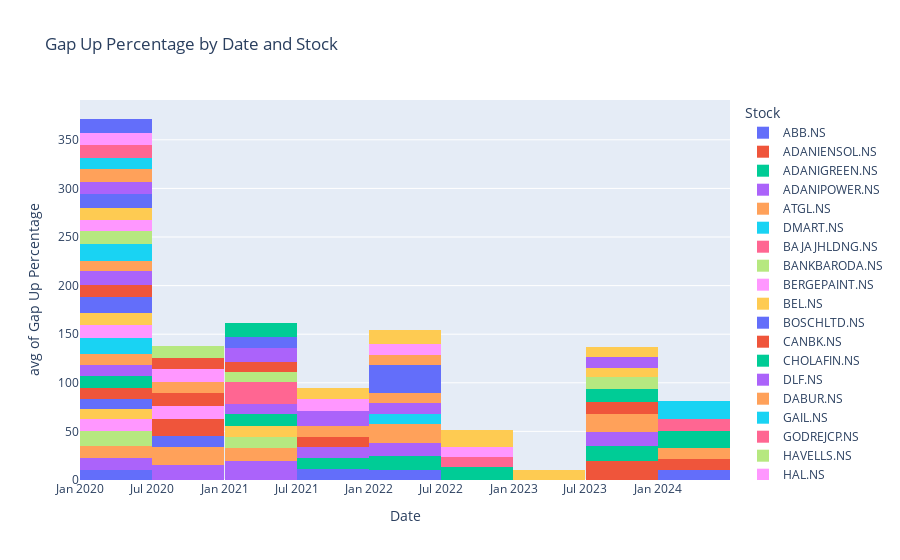

Write notebook code for a chart like this one.
### Code cell
import pandas as pd
import plotly.express as px

# Read the CSV file
data = pd.read_csv('./gap_up_results.csv')

# Convert 'Date of gap up' column to datetime
data['Date of gap up'] = pd.to_datetime(data['Date of gap up'])

# Plot histogram
fig = px.histogram(data, x='Date of gap up', y='Gap up percentage', color='Stock',
                   title='Gap Up Percentage by Date and Stock', 
                   labels={'Date of gap up': 'Date', 'Gap up percentage': 'Gap Up Percentage'},
                   nbins=10, histfunc='avg')

# Show the plot
fig.show()

### Figure 1 — Plotly figure (JSON) as saved in the notebook; plotly's stock layout.template omitted (floating-point values rounded to 4 significant figures)
{"data": [{"alignmentgroup": "True", "bingroup": "x", "histfunc": "avg", "hovertemplate": "Stock=ABB.NS<br>Date=%{x}<br>avg of Gap Up Percentage=%{y}<extra></extra>", "legendgroup": "ABB.NS", "marker": {"color": "#636efa", "pattern": {"shape": ""}}, "name": "ABB.NS", "nbinsx": 10, "offsetgroup": "ABB.NS", "orientation": "v", "showlegend": true, "type": "histogram", "x": ["2020-06-01T00:00:00", "2022-05-05T00:00:00", "2024-02-21T00:00:00"], "xaxis": "x", "y": [10.37, 10.26, 10.17], "yaxis": "y"}, {"alignmentgroup": "True", "bingroup": "x", "histfunc": "avg", "hovertemplate": "Stock=ADANIENSOL.NS<br>Date=%{x}<br>avg of Gap Up Percentage=%{y}<extra></extra>", "legendgroup": "ADANIENSOL.NS", "marker": {"color": "#EF553B", "pattern": {"shape": ""}}, "name": "ADANIENSOL.NS", "nbinsx": 10, "offsetgroup": "ADANIENSOL.NS", "orientation": "v", "showlegend": true, "type": "histogram", "x": ["2023-11-28T00:00:00", "2023-12-05T00:00:00", "2024-01-03T00:00:00", "2024-03-14T00:00:00"], "xaxis": "x", "y": [18.65, 20.0, 11.37, 11.25], "yaxis": "y"}, {"alignmentgroup": "True", "bingroup": "x", "histfunc": "avg", "hovertemplate": "Stock=ADANIGREEN.NS<br>Date=%{x}<br>avg of Gap Up Percentage=%{y}<extra></extra>", "legendgroup": "ADANIGREEN.NS", "marker": {"color": "#00cc96", "pattern": {"shape": ""}}, "name": "ADANIGREEN.NS", "nbinsx": 10, "offsetgroup": "ADANIGREEN.NS", "orientation": "v", "showlegend": true, "type": "histogram", "x": ["2022-04-11T00:00:00", "2022-07-11T00:00:00", "2022-09-30T00:00:00", "2023-11-28T00:00:00", "2023-12-05T00:00:00", "2023-12-06T00:00:00"], "xaxis": "x", "y": [14.79, 14.91, 12.81, 12.25, 20, 15.94], "yaxis": "y"}, {"alignmentgroup": "True", "bingroup": "x", "histfunc": "avg", "hovertemplate": "Stock=ADANIPOWER.NS<br>Date=%{x}<br>avg of Gap Up Percentage=%{y}<extra></extra>", "legendgroup": "ADANIPOWER.NS", "marker": {"color": "#ab63fa", "pattern": {"shape": ""}}, "name": "ADANIPOWER.NS", "nbinsx": 10, "offsetgroup": "ADANIPOWER.NS", "orientation": "v", "showlegend": true, "type": "histogram", "x": ["2020-04-20T00:00:00", "2020-05-19T00:00:00", "2020-05-26T00:00:00", "2020-12-03T00:00:00", "2020-12-04T00:00:00", "2021-06-07T00:00:00", "2021-06-08T00:00:00", "2022-02-10T00:00:00", "2022-02-25T00:00:00", "2022-03-29T00:00:00", "2023-11-28T00:00:00", "2023-12-05T00:00:00"], "xaxis": "x", "y": [12.46, 14.24, 11.21, 19.93, 10.06, 20.0, 19.58, 14.08, 11.61, 13.99, 12.34, 15.81], "yaxis": "y"}, {"alignmentgroup": "True", "bingroup": "x", "histfunc": "avg", "hovertemplate": "Stock=ATGL.NS<br>Date=%{x}<br>avg of Gap Up Percentage=%{y}<extra></extra>", "legendgroup": "ATGL.NS", "marker": {"color": "#FFA15A", "pattern": {"shape": ""}}, "name": "ATGL.NS", "nbinsx": 10, "offsetgroup": "ATGL.NS", "orientation": "v", "showlegend": true, "type": "histogram", "x": ["2020-02-20T00:00:00", "2020-11-17T00:00:00", "2020-11-18T00:00:00", "2021-02-15T00:00:00", "2021-02-16T00:00:00", "2021-03-03T00:00:00", "2021-03-22T00:00:00", "2021-04-01T00:00:00", "2022-06-21T00:00:00", "2023-11-28T00:00:00", "2023-11-29T00:00:00", "2023-12-05T00:00:00", "2023-12-06T00:00:00", "2024-03-14T00:00:00"], "xaxis": "x", "y": [12.47, 19.45, 18.06, 11.61, 16.41, 15.4, 10.81, 10.34, 19.79, 19.97, 13.71, 19.88, 19.99, 11.49], "yaxis": "y"}, {"alignmentgroup": "True", "bingroup": "x", "histfunc": "avg", "hovertemplate": "Stock=DMART.NS<br>Date=%{x}<br>avg of Gap Up Percentage=%{y}<extra></extra>", "legendgroup": "DMART.NS", "marker": {"color": "#19d3f3", "pattern": {"shape": ""}}, "name": "DMART.NS", "nbinsx": 10, "offsetgroup": "DMART.NS", "orientation": "v", "showlegend": true, "type": "histogram", "x": ["2022-05-16T00:00:00"], "xaxis": "x", "y": [10.23], "yaxis": "y"}, {"alignmentgroup": "True", "bingroup": "x", "histfunc": "avg", "hovertemplate": "Stock=BAJAJHLDNG.NS<br>Date=%{x}<br>avg of Gap Up Percentage=%{y}<extra></extra>", "legendgroup": "BAJAJHLDNG.NS", "marker": {"color": "#FF6692", "pattern": {"shape": ""}}, "name": "BAJAJHLDNG.NS", "nbinsx": 10, "offsetgroup": "BAJAJHLDNG.NS", "orientation": "v", "showlegend": true, "type": "histogram", "x": ["2022-09-08T00:00:00"], "xaxis": "x", "y": [10.32], "yaxis": "y"}, {"alignmentgroup": "True", "bingroup": "x", "histfunc": "avg", "hovertemplate": "Stock=BANKBARODA.NS<br>Date=%{x}<br>avg of Gap Up Percentage=%{y}<extra></extra>", "legendgroup": "BANKBARODA.NS", "marker": {"color": "#B6E880", "pattern": {"shape": ""}}, "name": "BANKBARODA.NS", "nbinsx": 10, "offsetgroup": "BANKBARODA.NS", "orientation": "v", "showlegend": true, "type": "histogram", "x": ["2020-03-13T00:00:00", "2021-01-12T00:00:00", "2021-02-18T00:00:00"], "xaxis": "x", "y": [15.36, 10.12, 13.6], "yaxis": "y"}, {"alignmentgroup": "True", "bingroup": "x", "histfunc": "avg", "hovertemplate": "Stock=BERGEPAINT.NS<br>Date=%{x}<br>avg of Gap Up Percentage=%{y}<extra></extra>", "legendgroup": "BERGEPAINT.NS", "marker": {"color": "#FF97FF", "pattern": {"shape": ""}}, "name": "BERGEPAINT.NS", "nbinsx": 10, "offsetgroup": "BERGEPAINT.NS", "orientation": "v", "showlegend": true, "type": "histogram", "x": ["2020-03-20T00:00:00"], "xaxis": "x", "y": [11.53], "yaxis": "y"}, {"alignmentgroup": "True", "bingroup": "x", "histfunc": "avg", "hovertemplate": "Stock=BEL.NS<br>Date=%{x}<br>avg of Gap Up Percentage=%{y}<extra></extra>", "legendgroup": "BEL.NS", "marker": {"color": "#FECB52", "pattern": {"shape": ""}}, "name": "BEL.NS", "nbinsx": 10, "offsetgroup": "BEL.NS", "orientation": "v", "showlegend": true, "type": "histogram", "x": ["2020-03-20T00:00:00", "2021-06-23T00:00:00"], "xaxis": "x", "y": [10.46, 11.29], "yaxis": "y"}, {"alignmentgroup": "True", "bingroup": "x", "histfunc": "avg", "hovertemplate": "Stock=BOSCHLTD.NS<br>Date=%{x}<br>avg of Gap Up Percentage=%{y}<extra></extra>", "legendgroup": "BOSCHLTD.NS", "marker": {"color": "#636efa", "pattern": {"shape": ""}}, "name": "BOSCHLTD.NS", "nbinsx": 10, "offsetgroup": "BOSCHLTD.NS", "orientation": "v", "showlegend": true, "type": "histogram", "x": ["2020-03-25T00:00:00", "2020-07-07T00:00:00", "2021-10-06T00:00:00"], "xaxis": "x", "y": [10.23, 11.99, 11.66], "yaxis": "y"}, {"alignmentgroup": "True", "bingroup": "x", "histfunc": "avg", "hovertemplate": "Stock=CANBK.NS<br>Date=%{x}<br>avg of Gap Up Percentage=%{y}<extra></extra>", "legendgroup": "CANBK.NS", "marker": {"color": "#EF553B", "pattern": {"shape": ""}}, "name": "CANBK.NS", "nbinsx": 10, "offsetgroup": "CANBK.NS", "orientation": "v", "showlegend": true, "type": "histogram", "x": ["2020-05-13T00:00:00", "2020-12-08T00:00:00"], "xaxis": "x", "y": [11.59, 16.7], "yaxis": "y"}, {"alignmentgroup": "True", "bingroup": "x", "histfunc": "avg", "hovertemplate": "Stock=CHOLAFIN.NS<br>Date=%{x}<br>avg of Gap Up Percentage=%{y}<extra></extra>", "legendgroup": "CHOLAFIN.NS", "marker": {"color": "#00cc96", "pattern": {"shape": ""}}, "name": "CHOLAFIN.NS", "nbinsx": 10, "offsetgroup": "CHOLAFIN.NS", "orientation": "v", "showlegend": true, "type": "histogram", "x": ["2020-03-25T00:00:00", "2020-04-08T00:00:00", "2020-04-09T00:00:00", "2020-04-17T00:00:00", "2020-05-27T00:00:00", "2020-06-19T00:00:00", "2021-02-01T00:00:00", "2021-02-15T00:00:00", "2021-08-02T00:00:00"], "xaxis": "x", "y": [10.23, 15.52, 13.93, 10.79, 10.81, 10.56, 11.34, 13.7, 10.66], "yaxis": "y"}, {"alignmentgroup": "True", "bingroup": "x", "histfunc": "avg", "hovertemplate": "Stock=DLF.NS<br>Date=%{x}<br>avg of Gap Up Percentage=%{y}<extra></extra>", "legendgroup": "DLF.NS", "marker": {"color": "#ab63fa", "pattern": {"shape": ""}}, "name": "DLF.NS", "nbinsx": 10, "offsetgroup": "DLF.NS", "orientation": "v", "showlegend": true, "type": "histogram", "x": ["2020-03-26T00:00:00", "2021-02-01T00:00:00", "2021-09-22T00:00:00"], "xaxis": "x", "y": [11.59, 10.26, 11.6], "yaxis": "y"}, {"alignmentgroup": "True", "bingroup": "x", "histfunc": "avg", "hovertemplate": "Stock=DABUR.NS<br>Date=%{x}<br>avg of Gap Up Percentage=%{y}<extra></extra>", "legendgroup": "DABUR.NS", "marker": {"color": "#FFA15A", "pattern": {"shape": ""}}, "name": "DABUR.NS", "nbinsx": 10, "offsetgroup": "DABUR.NS", "orientation": "v", "showlegend": true, "type": "histogram", "x": ["2020-04-07T00:00:00"], "xaxis": "x", "y": [11.63], "yaxis": "y"}, {"alignmentgroup": "True", "bingroup": "x", "histfunc": "avg", "hovertemplate": "Stock=GAIL.NS<br>Date=%{x}<br>avg of Gap Up Percentage=%{y}<extra></extra>", "legendgroup": "GAIL.NS", "marker": {"color": "#19d3f3", "pattern": {"shape": ""}}, "name": "GAIL.NS", "nbinsx": 10, "offsetgroup": "GAIL.NS", "orientation": "v", "showlegend": true, "type": "histogram", "x": ["2020-03-20T00:00:00"], "xaxis": "x", "y": [16.43], "yaxis": "y"}, {"alignmentgroup": "True", "bingroup": "x", "histfunc": "avg", "hovertemplate": "Stock=GODREJCP.NS<br>Date=%{x}<br>avg of Gap Up Percentage=%{y}<extra></extra>", "legendgroup": "GODREJCP.NS", "marker": {"color": "#FF6692", "pattern": {"shape": ""}}, "name": "GODREJCP.NS", "nbinsx": 10, "offsetgroup": "GODREJCP.NS", "orientation": "v", "showlegend": true, "type": "histogram", "x": ["2021-05-12T00:00:00"], "xaxis": "x", "y": [21.87], "yaxis": "y"}, {"alignmentgroup": "True", "bingroup": "x", "histfunc": "avg", "hovertemplate": "Stock=HAVELLS.NS<br>Date=%{x}<br>avg of Gap Up Percentage=%{y}<extra></extra>", "legendgroup": "HAVELLS.NS", "marker": {"color": "#B6E880", "pattern": {"shape": ""}}, "name": "HAVELLS.NS", "nbinsx": 10, "offsetgroup": "HAVELLS.NS", "orientation": "v", "showlegend": true, "type": "histogram", "x": ["2021-01-21T00:00:00"], "xaxis": "x", "y": [10.96], "yaxis": "y"}, {"alignmentgroup": "True", "bingroup": "x", "histfunc": "avg", "hovertemplate": "Stock=HAL.NS<br>Date=%{x}<br>avg of Gap Up Percentage=%{y}<extra></extra>", "legendgroup": "HAL.NS", "marker": {"color": "#FF97FF", "pattern": {"shape": ""}}, "name": "HAL.NS", "nbinsx": 10, "offsetgroup": "HAL.NS", "orientation": "v", "showlegend": true, "type": "histogram", "x": ["2020-06-25T00:00:00", "2020-07-06T00:00:00", "2020-07-17T00:00:00", "2020-08-13T00:00:00"], "xaxis": "x", "y": [13.38, 11.91, 11.19, 17.28], "yaxis": "y"}, {"alignmentgroup": "True", "bingroup": "x", "histfunc": "avg", "hovertemplate": "Stock=ICICIGI.NS<br>Date=%{x}<br>avg of Gap Up Percentage=%{y}<extra></extra>", "legendgroup": "ICICIGI.NS", "marker": {"color": "#FECB52", "pattern": {"shape": ""}}, "name": "ICICIGI.NS", "nbinsx": 10, "offsetgroup": "ICICIGI.NS", "orientation": "v", "showlegend": true, "type": "histogram", "x": ["2020-03-25T00:00:00", "2020-03-26T00:00:00", "2020-04-07T00:00:00"], "xaxis": "x", "y": [15.75, 11.36, 10.47], "yaxis": "y"}, {"alignmentgroup": "True", "bingroup": "x", "histfunc": "avg", "hovertemplate": "Stock=ICICIPRULI.NS<br>Date=%{x}<br>avg of Gap Up Percentage=%{y}<extra></extra>", "legendgroup": "ICICIPRULI.NS", "marker": {"color": "#636efa", "pattern": {"shape": ""}}, "name": "ICICIPRULI.NS", "nbinsx": 10, "offsetgroup": "ICICIPRULI.NS", "orientation": "v", "showlegend": true, "type": "histogram", "x": ["2020-03-25T00:00:00", "2020-04-17T00:00:00", "2020-04-27T00:00:00"], "xaxis": "x", "y": [25.94, 10.48, 12.17], "yaxis": "y"}, {"alignmentgroup": "True", "bingroup": "x", "histfunc": "avg", "hovertemplate": "Stock=IRCTC.NS<br>Date=%{x}<br>avg of Gap Up Percentage=%{y}<extra></extra>", "legendgroup": "IRCTC.NS", "marker": {"color": "#EF553B", "pattern": {"shape": ""}}, "name": "IRCTC.NS", "nbinsx": 10, "offsetgroup": "IRCTC.NS", "orientation": "v", "showlegend": true, "type": "histogram", "x": ["2020-02-04T00:00:00", "2020-02-13T00:00:00", "2020-02-19T00:00:00", "2020-12-04T00:00:00", "2021-03-01T00:00:00", "2021-10-14T00:00:00", "2021-10-28T00:00:00", "2023-12-18T00:00:00"], "xaxis": "x", "y": [12.94, 11.67, 11.8, 13.97, 10.16, 10.85, 10.59, 12.59], "yaxis": "y"}, {"alignmentgroup": "True", "bingroup": "x", "histfunc": "avg", "hovertemplate": "Stock=IRFC.NS<br>Date=%{x}<br>avg of Gap Up Percentage=%{y}<extra></extra>", "legendgroup": "IRFC.NS", "marker": {"color": "#00cc96", "pattern": {"shape": ""}}, "name": "IRFC.NS", "nbinsx": 10, "offsetgroup": "IRFC.NS", "orientation": "v", "showlegend": true, "type": "histogram", "x": ["2023-08-03T00:00:00", "2023-08-07T00:00:00", "2023-09-01T00:00:00", "2023-09-04T00:00:00", "2023-12-14T00:00:00", "2024-01-16T00:00:00", "2024-02-13T00:00:00", "2024-03-14T00:00:00"], "xaxis": "x", "y": [12.59, 10.43, 11.06, 19.64, 10.96, 25.09, 15.42, 12.88], "yaxis": "y"}, {"alignmentgroup": "True", "bingroup": "x", "histfunc": "avg", "hovertemplate": "Stock=NAUKRI.NS<br>Date=%{x}<br>avg of Gap Up Percentage=%{y}<extra></extra>", "legendgroup": "NAUKRI.NS", "marker": {"color": "#ab63fa", "pattern": {"shape": ""}}, "name": "NAUKRI.NS", "nbinsx": 10, "offsetgroup": "NAUKRI.NS", "orientation": "v", "showlegend": true, "type": "histogram", "x": ["2020-03-26T00:00:00", "2020-04-07T00:00:00", "2021-01-05T00:00:00", "2022-01-31T00:00:00"], "xaxis": "x", "y": [10.94, 17.51, 13.69, 11.23], "yaxis": "y"}, {"alignmentgroup": "True", "bingroup": "x", "histfunc": "avg", "hovertemplate": "Stock=INDIGO.NS<br>Date=%{x}<br>avg of Gap Up Percentage=%{y}<extra></extra>", "legendgroup": "INDIGO.NS", "marker": {"color": "#FFA15A", "pattern": {"shape": ""}}, "name": "INDIGO.NS", "nbinsx": 10, "offsetgroup": "INDIGO.NS", "orientation": "v", "showlegend": true, "type": "histogram", "x": ["2020-03-25T00:00:00", "2020-08-12T00:00:00", "2020-08-13T00:00:00", "2021-09-17T00:00:00", "2022-05-26T00:00:00"], "xaxis": "x", "y": [10.34, 10.1, 12.22, 10.92, 10.36], "yaxis": "y"}, {"alignmentgroup": "True", "bingroup": "x", "histfunc": "avg", "hovertemplate": "Stock=JINDALSTEL.NS<br>Date=%{x}<br>avg of Gap Up Percentage=%{y}<extra></extra>", "legendgroup": "JINDALSTEL.NS", "marker": {"color": "#19d3f3", "pattern": {"shape": ""}}, "name": "JINDALSTEL.NS", "nbinsx": 10, "offsetgroup": "JINDALSTEL.NS", "orientation": "v", "showlegend": true, "type": "histogram", "x": ["2020-03-20T00:00:00", "2020-04-07T00:00:00", "2020-05-26T00:00:00"], "xaxis": "x", "y": [12.42, 28.9, 12.99], "yaxis": "y"}, {"alignmentgroup": "True", "bingroup": "x", "histfunc": "avg", "hovertemplate": "Stock=JIOFIN.NS<br>Date=%{x}<br>avg of Gap Up Percentage=%{y}<extra></extra>", "legendgroup": "JIOFIN.NS", "marker": {"color": "#FF6692", "pattern": {"shape": ""}}, "name": "JIOFIN.NS", "nbinsx": 10, "offsetgroup": "JIOFIN.NS", "orientation": "v", "showlegend": true, "type": "histogram", "x": ["2024-02-05T00:00:00", "2024-02-23T00:00:00"], "xaxis": "x", "y": [13.91, 10.27], "yaxis": "y"}, {"alignmentgroup": "True", "bingroup": "x", "histfunc": "avg", "hovertemplate": "Stock=PFC.NS<br>Date=%{x}<br>avg of Gap Up Percentage=%{y}<extra></extra>", "legendgroup": "PFC.NS", "marker": {"color": "#B6E880", "pattern": {"shape": ""}}, "name": "PFC.NS", "nbinsx": 10, "offsetgroup": "PFC.NS", "orientation": "v", "showlegend": true, "type": "histogram", "x": ["2020-03-13T00:00:00", "2023-09-08T00:00:00"], "xaxis": "x", "y": [13.33, 12.23], "yaxis": "y"}, {"alignmentgroup": "True", "bingroup": "x", "histfunc": "avg", "hovertemplate": "Stock=PNB.NS<br>Date=%{x}<br>avg of Gap Up Percentage=%{y}<extra></extra>", "legendgroup": "PNB.NS", "marker": {"color": "#FF97FF", "pattern": {"shape": ""}}, "name": "PNB.NS", "nbinsx": 10, "offsetgroup": "PNB.NS", "orientation": "v", "showlegend": true, "type": "histogram", "x": ["2020-03-13T00:00:00", "2020-12-08T00:00:00"], "xaxis": "x", "y": [10.81, 13.57], "yaxis": "y"}, {"alignmentgroup": "True", "bingroup": "x", "histfunc": "avg", "hovertemplate": "Stock=RECLTD.NS<br>Date=%{x}<br>avg of Gap Up Percentage=%{y}<extra></extra>", "legendgroup": "RECLTD.NS", "marker": {"color": "#FECB52", "pattern": {"shape": ""}}, "name": "RECLTD.NS", "nbinsx": 10, "offsetgroup": "RECLTD.NS", "orientation": "v", "showlegend": true, "type": "histogram", "x": ["2020-05-13T00:00:00", "2023-09-08T00:00:00"], "xaxis": "x", "y": [12.47, 10.02], "yaxis": "y"}, {"alignmentgroup": "True", "bingroup": "x", "histfunc": "avg", "hovertemplate": "Stock=MOTHERSON.NS<br>Date=%{x}<br>avg of Gap Up Percentage=%{y}<extra></extra>", "legendgroup": "MOTHERSON.NS", "marker": {"color": "#636efa", "pattern": {"shape": ""}}, "name": "MOTHERSON.NS", "nbinsx": 10, "offsetgroup": "MOTHERSON.NS", "orientation": "v", "showlegend": true, "type": "histogram", "x": ["2020-04-09T00:00:00", "2020-04-15T00:00:00", "2020-04-16T00:00:00", "2021-02-12T00:00:00", "2021-06-02T00:00:00", "2022-01-14T00:00:00"], "xaxis": "x", "y": [17.53, 12.67, 14.55, 10.04, 13.4, 28.55], "yaxis": "y"}, {"alignmentgroup": "True", "bingroup": "x", "histfunc": "avg", "hovertemplate": "Stock=SIEMENS.NS<br>Date=%{x}<br>avg of Gap Up Percentage=%{y}<extra></extra>", "legendgroup": "SIEMENS.NS", "marker": {"color": "#EF553B", "pattern": {"shape": ""}}, "name": "SIEMENS.NS", "nbinsx": 10, "offsetgroup": "SIEMENS.NS", "orientation": "v", "showlegend": true, "type": "histogram", "x": ["2020-11-26T00:00:00"], "xaxis": "x", "y": [11.17], "yaxis": "y"}, {"alignmentgroup": "True", "bingroup": "x", "histfunc": "avg", "hovertemplate": "Stock=TVSMOTOR.NS<br>Date=%{x}<br>avg of Gap Up Percentage=%{y}<extra></extra>", "legendgroup": "TVSMOTOR.NS", "marker": {"color": "#00cc96", "pattern": {"shape": ""}}, "name": "TVSMOTOR.NS", "nbinsx": 10, "offsetgroup": "TVSMOTOR.NS", "orientation": "v", "showlegend": true, "type": "histogram", "x": ["2021-04-28T00:00:00"], "xaxis": "x", "y": [14.04], "yaxis": "y"}, {"alignmentgroup": "True", "bingroup": "x", "histfunc": "avg", "hovertemplate": "Stock=TATAPOWER.NS<br>Date=%{x}<br>avg of Gap Up Percentage=%{y}<extra></extra>", "legendgroup": "TATAPOWER.NS", "marker": {"color": "#ab63fa", "pattern": {"shape": ""}}, "name": "TATAPOWER.NS", "nbinsx": 10, "offsetgroup": "TATAPOWER.NS", "orientation": "v", "showlegend": true, "type": "histogram", "x": ["2020-04-07T00:00:00", "2021-10-13T00:00:00", "2021-10-18T00:00:00", "2023-12-07T00:00:00"], "xaxis": "x", "y": [11.61, 14.5, 15.59, 10.76], "yaxis": "y"}, {"alignmentgroup": "True", "bingroup": "x", "histfunc": "avg", "hovertemplate": "Stock=TORNTPHARM.NS<br>Date=%{x}<br>avg of Gap Up Percentage=%{y}<extra></extra>", "legendgroup": "TORNTPHARM.NS", "marker": {"color": "#FFA15A", "pattern": {"shape": ""}}, "name": "TORNTPHARM.NS", "nbinsx": 10, "offsetgroup": "TORNTPHARM.NS", "orientation": "v", "showlegend": true, "type": "histogram", "x": ["2020-04-07T00:00:00", "2022-05-26T00:00:00"], "xaxis": "x", "y": [13.35, 10.1], "yaxis": "y"}, {"alignmentgroup": "True", "bingroup": "x", "histfunc": "avg", "hovertemplate": "Stock=TRENT.NS<br>Date=%{x}<br>avg of Gap Up Percentage=%{y}<extra></extra>", "legendgroup": "TRENT.NS", "marker": {"color": "#19d3f3", "pattern": {"shape": ""}}, "name": "TRENT.NS", "nbinsx": 10, "offsetgroup": "TRENT.NS", "orientation": "v", "showlegend": true, "type": "histogram", "x": ["2020-02-07T00:00:00", "2020-03-25T00:00:00", "2020-03-26T00:00:00", "2020-06-23T00:00:00", "2024-02-07T00:00:00"], "xaxis": "x", "y": [11.71, 10.44, 11.01, 12.11, 18.86], "yaxis": "y"}, {"alignmentgroup": "True", "bingroup": "x", "histfunc": "avg", "hovertemplate": "Stock=MCDOWELL-N.NS<br>Date=%{x}<br>avg of Gap Up Percentage=%{y}<extra></extra>", "legendgroup": "MCDOWELL-N.NS", "marker": {"color": "#FF6692", "pattern": {"shape": ""}}, "name": "MCDOWELL-N.NS", "nbinsx": 10, "offsetgroup": "MCDOWELL-N.NS", "orientation": "v", "showlegend": true, "type": "histogram", "x": ["2020-01-28T00:00:00"], "xaxis": "x", "y": [13.93], "yaxis": "y"}, {"alignmentgroup": "True", "bingroup": "x", "histfunc": "avg", "hovertemplate": "Stock=VBL.NS<br>Date=%{x}<br>avg of Gap Up Percentage=%{y}<extra></extra>", "legendgroup": "VBL.NS", "marker": {"color": "#B6E880", "pattern": {"shape": ""}}, "name": "VBL.NS", "nbinsx": 10, "offsetgroup": "VBL.NS", "orientation": "v", "showlegend": true, "type": "histogram", "x": ["2020-11-27T00:00:00"], "xaxis": "x", "y": [12.07], "yaxis": "y"}, {"alignmentgroup": "True", "bingroup": "x", "histfunc": "avg", "hovertemplate": "Stock=VEDL.NS<br>Date=%{x}<br>avg of Gap Up Percentage=%{y}<extra></extra>", "legendgroup": "VEDL.NS", "marker": {"color": "#FF97FF", "pattern": {"shape": ""}}, "name": "VEDL.NS", "nbinsx": 10, "offsetgroup": "VEDL.NS", "orientation": "v", "showlegend": true, "type": "histogram", "x": ["2020-04-30T00:00:00", "2020-05-12T00:00:00", "2021-10-18T00:00:00", "2022-05-17T00:00:00", "2022-09-14T00:00:00"], "xaxis": "x", "y": [13.14, 11.87, 12.91, 11.79, 10.11], "yaxis": "y"}, {"alignmentgroup": "True", "bingroup": "x", "histfunc": "avg", "hovertemplate": "Stock=ZOMATO.NS<br>Date=%{x}<br>avg of Gap Up Percentage=%{y}<extra></extra>", "legendgroup": "ZOMATO.NS", "marker": {"color": "#FECB52", "pattern": {"shape": ""}}, "name": "ZOMATO.NS", "nbinsx": 10, "offsetgroup": "ZOMATO.NS", "orientation": "v", "showlegend": true, "type": "histogram", "x": ["2021-07-26T00:00:00", "2022-05-24T00:00:00", "2022-05-30T00:00:00", "2022-08-02T00:00:00", "2022-11-11T00:00:00", "2023-02-08T00:00:00", "2023-08-04T00:00:00"], "xaxis": "x", "y": [11.63, 13.85, 14.5, 19.98, 13.84, 10.03, 10.23], "yaxis": "y"}, {"alignmentgroup": "True", "bingroup": "x", "histfunc": "avg", "hovertemplate": "Stock=ZYDUSLIFE.NS<br>Date=%{x}<br>avg of Gap Up Percentage=%{y}<extra></extra>", "legendgroup": "ZYDUSLIFE.NS", "marker": {"color": "#636efa", "pattern": {"shape": ""}}, "name": "ZYDUSLIFE.NS", "nbinsx": 10, "offsetgroup": "ZYDUSLIFE.NS", "orientation": "v", "showlegend": true, "type": "histogram", "x": ["2020-03-20T00:00:00", "2020-04-07T00:00:00", "2020-04-08T00:00:00"], "xaxis": "x", "y": [16.25, 13.75, 12.01], "yaxis": "y"}], "layout": {"autosize": true, "barmode": "relative", "legend": {"title": {"text": "Stock"}, "tracegroupgap": 0}, "title": {"text": "Gap Up Percentage by Date and Stock"}, "xaxis": {"anchor": "y", "autorange": true, "domain": [0, 1], "range": ["2019-12-31 12:00", "2024-06-30 12:00"], "title": {"text": "Date"}, "type": "date"}, "yaxis": {"anchor": "x", "autorange": true, "domain": [0, 1], "range": [0, 391.0], "title": {"text": "avg of Gap Up Percentage"}, "type": "linear"}}}
